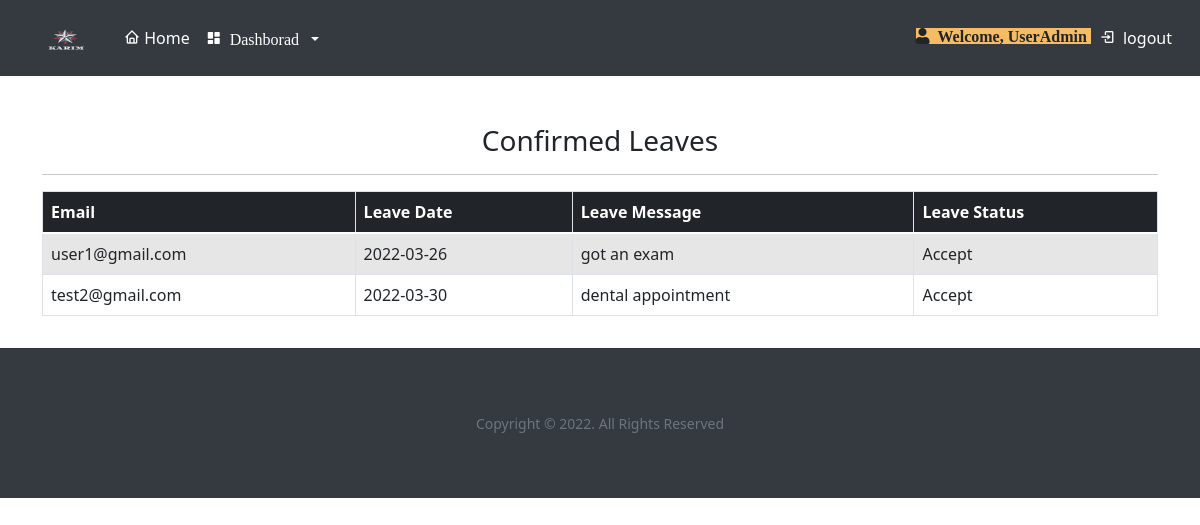
/confirm_leave/ (signed in), run on the app's committed database.
### DjangoApp/models.py (models this page shows, shortened)
class leaveReport(models.Model):
    customer=models.ForeignKey(Customer, on_delete=models.CASCADE,null=True)
    leave_date=models.CharField(max_length=255)
    leave_message=models.TextField()
    leave_reply=models.TextField(default='null')
    leave_status=models.CharField(max_length=50, default="pending")
    created_date=models.DateTimeField(auto_now_add=True)
    updated_date=models.DateTimeField(auto_now_add=True)

class Customer(models.Model):
    user=models.ForeignKey(User, on_delete=models.CASCADE,null=True )
    phone_no=models.IntegerField(null=True)
    is_admin = models.BooleanField(default=False)

### DjangoApp/views.py (the view)
# urls.py: path('confirm_leave/', views.confirmLeave, name='confirm_leave'),
def confirmLeave(request):
    if not request.user.is_authenticated:
        messages.error(request, 'You must log in')
        return redirect('login')
    try:
        customer=Customer.objects.get(user=request.user.id)
        if customer.is_admin==True:
            leave_report=leaveReport.objects.filter(leave_status="Accept")
            context = {'leave_report':leave_report}
            return render(request, 'DjangoApp/confirm_leave.html', context)
        else:
            messages.warning(request, 'Not authorized')
            return redirect('user_profile')
    except:
        messages.error(request, 'sth wrong happened, try again')
        return redirect('user_profile')

### DjangoApp/templates/DjangoApp/confirm_leave.html (shortened to what this page needs)
{% extends 'DjangoApp/base.html' %}
{% load static %}
{% block body %}
    <div class="container mb-2">
        <div class="content-section pt-5">
          <h3 style="text-align:center;"> Confirmed Leaves</h3>
          <hr class="intro-divider">
          <div class="center">
            <div style="overflow-x:auto;">
              <table id="data" class="table table-hover table-striped table-bordered pt-2 ">
                <thead class="bg-dark text-white">
                    <th > Email </th>
                    <th > Leave Date </th>
                    <th > Leave Message </th>
                    <th > Leave Status </th>
                </thead>
              {% for row in leave_report %}
                <tr>
                  <td> {{row.customer.user.username}} </td>
                  <td> {{row.leave_date}} </td>
                  <td> {{row.leave_message}} </td>
                  <td>
                       {{row.leave_status}}
                    </td>
                </tr>
                {% endfor %}
              </table>
            </div>
          </div>
        </div>
      </div>
{% endblock body %}

### DjangoApp/templates/DjangoApp/base.html (shortened to what this page needs)
{% load static %}
<!DOCTYPE html>
<html lang="en">
<head>
  <link rel="stylesheet" href="{% static '/css/main.css' %}" />
  <link rel="stylesheet" href="https://stackpath.bootstrapcdn.com/bootstrap/4.3.1/css/bootstrap.min.css">
  <link href="https://cdn.jsdelivr.net/npm/bootstrap@5.0.0-beta2/dist/css/bootstrap.min.css" rel="stylesheet"
 />
  <link href="https://cdn.jsdelivr.net/npm/boxicons@2.0.5/css/boxicons.min.css" rel="stylesheet" />
  <link rel="stylesheet" type="text/css" href="https://cdn.datatables.net/v/dt/dt-1.11.3/datatables.min.css"/>
  <link rel="stylesheet" href="https://use.fontawesome.com/releases/v5.6.1/css/all.css">
</head>
<body>
  <nav class="navbar navbar-expand-lg navbar-dark" style="background-color: #343a40;">
    <a href="#">
      <img class="img-container" src= "{% static '/images/logo.png' %}">
    </a>
    <div class="collapse navbar-collapse" id="collapsibleNavId">
      <ul class="navbar-nav mr-auto mt-2 mt-lg-0">
        <li class="nav-item active">
          <a href="/" class="nav-link text-white">
            <i class="bx bx-home"></i>
             Home <span class="sr-only">(current)</span>
            </a>
        </li>
        {% if user.is_authenticated %}
          {% if user.is_staff %}
          <li class="nav-item dropdown mt-1">
            <a class="nav-link dropdown-toggle text-white bx bxs-dashboard" href="#" id="dropdownId" data-toggle="dropdown" aria-haspopup="true" aria-expanded="false">
              <span class="mx-0">Dashborad</span>
              </a>
          </li>
        {% endif %}
        {% endif %}
      </ul>
      <ul class="navbar-nav ml-auto mt-2 mt-lg-0">
        {% if user.is_authenticated %}
      <li>
        <i class="fa fa-user" style="margin-top: 10px; background-color: rgb(245, 187, 101);">
          <span class="mx-1"> Welcome, {{request.user.first_name}} </span>
        </i>
      </li>
        <li>
          <a href="{% url 'logout' %}" class="nav-link text-white">
            <i class="bx bx-log-in"></i>
            <span class="mx-1">logout</span>
          </a>
        </li>
        {% endif %}
      </ul>
    </div>
  </nav>
    <div class="container-fluid">
      {% block body %}{% endblock body %}
    </div>
    <footer style="background-color:#343a40;">
      <hr>
      <div class="container">
          <div class="footer-copyright text-center py-5">
              <p class="copyright text-muted small">Copyright © 2022. All Rights Reserved</p>
          </div>
      </div>
    </footer>
</body>
</html>

### DjangoApp/static/css/main.css (style rules this page uses)
* { margin: 0; padding: 0; box-sizing: border-box; }
body { min-height: 100vh; background-color: #fff; }

### DjangoApp/templates/DjangoApp/base.html (style rules this page uses)
.img-container { height: 60px; width: 100px; }

### data on the page
leaveReport: customer.user.username "user1@gmail.com", leave_date "2022-03-26", leave_message "got an exam", leave_status "Accept"
leaveReport: customer.user.username "test2@gmail.com", leave_date "2022-03-30", leave_message "dental appointment", leave_status "Accept"

### other printed values
{{ request.user.first_name }} "UserAdmin"
